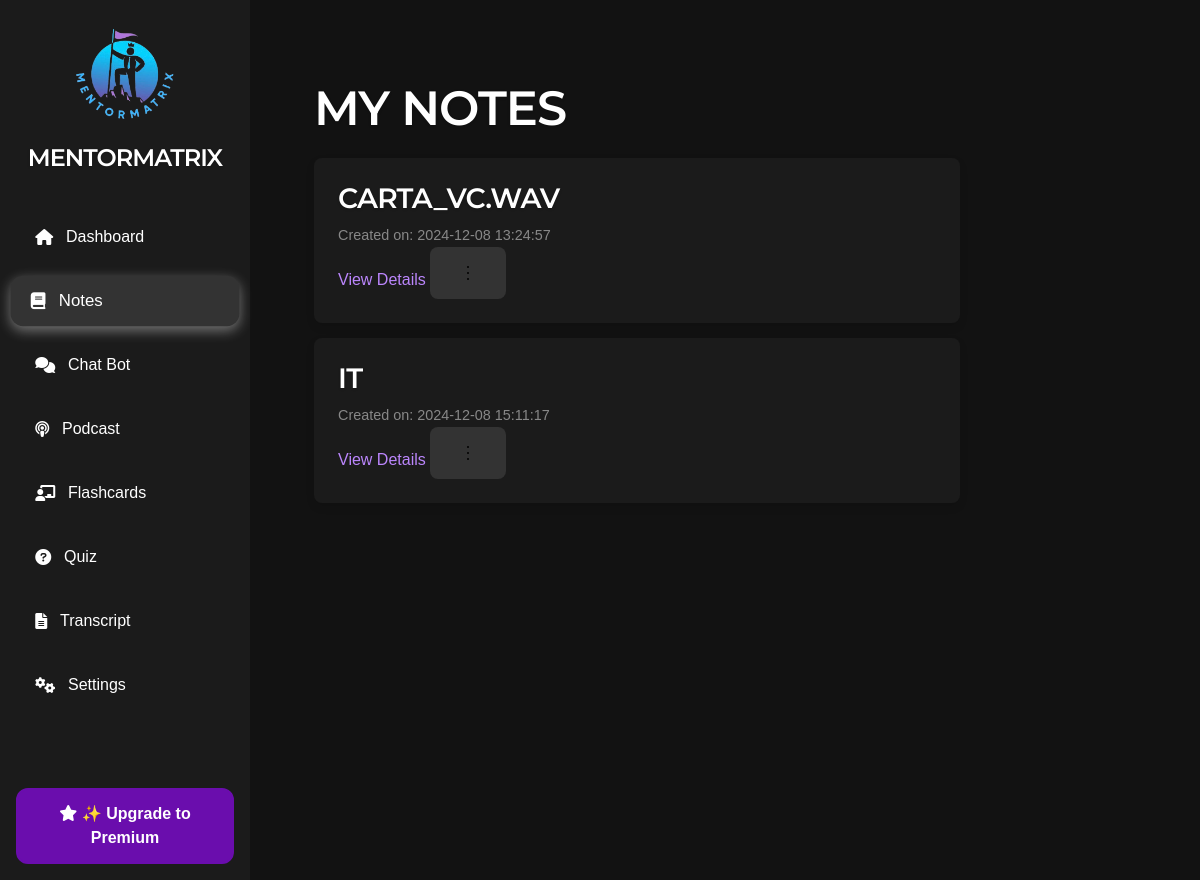
The page /notes on the database as committed earlier.
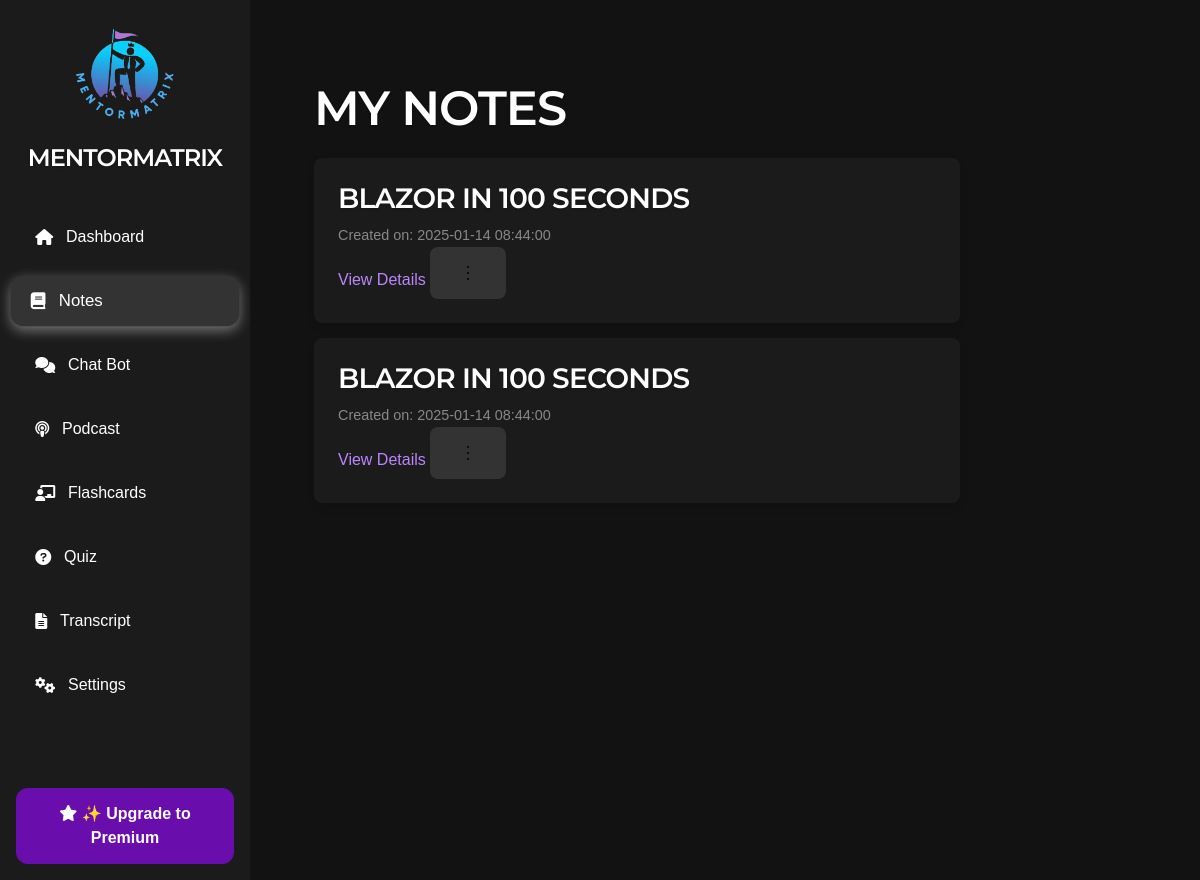
The same page on the database as committed later.
### tables this page shows
CREATE TABLE notes (
                    id INTEGER PRIMARY KEY AUTOINCREMENT,
                    transcript_id INTEGER,
                    title TEXT NOT NULL,
                    content TEXT NOT NULL,
                    created_at DATETIME DEFAULT CURRENT_TIMESTAMP,
                    updated_at DATETIME DEFAULT CURRENT_TIMESTAMP,
                    FOREIGN KEY (transcript_id) REFERENCES transcripts(id) ON DELETE CASCADE);

### routes/notes.py (the view)
@notes_blueprint.route("/notes")
def notes():
    notes_data = db.execute("""
        SELECT
            notes.id,
            notes.title AS note_title,
            notes.content AS note_content,
            notes.created_at,
            files.name AS file_name,
            files.file_type,
            files.metadata,
            transcripts.title AS transcript_title
        FROM notes
        LEFT JOIN files ON notes.transcript_id = files.transcript_id
        LEFT JOIN transcripts ON notes.transcript_id = transcripts.id
    """)
    return render_template("notes.html", notes=notes_data, current_route="notes")

### templates/notes.html (shortened to what this page needs)
{% extends "layout.html" %}
{% block other_head_stuff %}
    <link rel="stylesheet" href="{{ url_for('static', filename='css/notes.css') }}">
{% endblock %}
{% block content %}
    <div class="container">
        <div class="main-content">
            <h1>My Notes</h1>
            <ul class="notes-list">
                {% for note in notes %}
                    <li class="note-item">
                        <h2>{{ note.note_title }}</h2>
                        <small>Created on: {{ note.created_at }}</small>
                        <a href="{{ url_for('notes.view_note', note_id=note.id) }}" class="view-details-btn">View Details</a>
                        <button class="settings-btn" onclick="openNoteSettings({{ note.id }}, '{{ note.note_title | escape }}')">
                            <img src="{{ url_for('static', filename='images/three_dots.svg') }}" alt="">
                        </button>
                    </li>
                {% else %}
                    <p>No notes available. Generate one to get started!</p>
                {% endfor %}
            </ul>
        </div>
    </div>
{% endblock %}

### templates/layout.html (shortened to what this page needs)
<!DOCTYPE html>
<html lang="en">
  <head>
    <link
      rel="stylesheet"
      href="https://cdnjs.cloudflare.com/ajax/libs/font-awesome/6.0.0-beta3/css/all.min.css"
    />
    <link
      rel="stylesheet"
      href="{{ url_for('static', filename='css/tailwind.css') }}"
    />
    <link
      rel="stylesheet"
      href="{{ url_for('static', filename='css/popup.css') }}"
    />
    <link
      rel="stylesheet"
      href="{{ url_for('static', filename='css/base.css') }}"
    />
    {% block other_head_stuff %} {% endblock %}
  </head>
  <body>
    <div class="container">
      <aside class="sidebar">
        <div class="logo">
          <center>
            <img
              src="{{ url_for('static', filename='images/MentorMatrix_logo.png') }}"
              alt="MentorMatrix Logo"
              style="
                width: 120px;
                height: 120px;
                border-radius: 50%; /* Makes it a circle */
                overflow: hidden; /* Ensures contents stay within the circle */
              "
            />
            <h1>MentorMatrix</h1>
          </center>
        </div>
        <nav class="nav-links">
          <button
            class="nav-item {% if current_route == 'dashboard' %}active{% endif %}"
            onclick="redirectToPage('/dashboard')"
          >
            <i class="fas fa-home nav-icon"></i> Dashboard
          </button>
          <button
            class="nav-item {% if current_route == 'notes' %}active{% endif %}"
            onclick="redirectToPage('/notes')"
          >
            <i class="fas fa-book nav-icon"></i> Notes
          </button>
          <button
            class="nav-item {% if current_route == 'chatbot' %}active{% endif %}"
            onclick="redirectToPage('/chatbot')"
          >
            <i class="fas fa-comments nav-icon"></i> Chat Bot
          </button>
          <button
            class="nav-item {% if current_route == 'podcast' %}active{% endif %}"
            onclick="redirectToPage('/podcast')"
          >
            <i class="fas fa-podcast nav-icon"></i> Podcast
          </button>
          <button
            class="nav-item {% if current_route == 'flashcards' %}active{% endif %}"
            onclick="redirectToPage('/flashcards')"
          >
            <i class="fas fa-chalkboard-teacher nav-icon"></i> Flashcards
          </button>
          <button
            class="nav-item {% if current_route == 'quiz' %}active{% endif %}"
            onclick="redirectToPage('/quiz')"
          >
            <i class="fas fa-question-circle nav-icon"></i> Quiz
          </button>
          <button
            class="nav-item {% if current_route == 'transcript' %}active{% endif %}"
            onclick="redirectToPage('/transcript')"
          >
            <i class="fas fa-file-alt nav-icon"></i> Transcript
          </button>
          <button
            class="nav-item {% if current_route == 'settings' %}active{% endif %}"
            onclick="redirectToPage('/settings')"
          >
            <i class="fas fa-cogs nav-icon"></i> Settings
          </button>
        </nav>
        <button class="premium-button" onclick="redirectToPage('/pricing')">
          <i class="fas fa-star nav-icon"></i> ✨ Upgrade to Premium
        </button>
      </aside>
      <main class="main-content">
        {% block content %} {% endblock %}
      </main>
    </div>
  </body>
</html>

### static/css/base.css (style rules this page uses)
* { margin: 0; padding: 0; box-sizing: border-box; }
:root { --font-family: "Arial", sans-serif; --background-color: #121212; --text-color: #e0e0e0; --primary-purple: #6a0dad; --hover-purple: #5c0ab8; --active-purple: #4b0997; --hover-bg-color: #333333; --active-bg-color: #333333; --white: #ffffff; --soft-text-shadow: 0 1px 3px rgba(0, 0, 0, 0.2); }
body { font-family: var(--font-family); background-color: var(--background-color); color: var(--text-color); }
.container { display: flex; min-height: 100vh; }
.logo h1 { font-size: 1.5rem; color: #ffffff; margin: 1rem 0; }
.nav-links { flex-grow: 1; }
.nav-item { display: flex; align-items: center; color: #bbbbbb; font-size: 1rem; padding: 0.75rem 0; text-decoration: none; }
.nav-item i { margin-right: 10px; }
.nav-item.active, .nav-item:hover { color: #ffffff; background-color: #333333; border-radius: 8px; padding-left: 10px; }
.premium-button { background-color: var(--primary-purple); color: var(--white); font-size: 1rem; font-weight: 600; padding: 0.75rem 1.5rem; text-align: center; border-radius: 12px; border: 2px solid #6a0dad; cursor: pointer; margin-top: 1rem; display: inline-block; transition: all 0.3s ease-in-out; }
button { cursor: pointer; background-color: #333333; color: #ffffff; font-size: 1rem; font-weight: 500; padding: 0.75rem 1.5rem; border-radius: 8px; border: 2px solid transparent; display: inline-block; transition: all 0.3s ease; }
button, .premium-button { transition: all 0.3s ease; }
h1, h2, h3 { color: #ffffff; font-weight: 600; letter-spacing: -0.5px; text-transform: uppercase; font-family: "Montserrat", serif; line-height: 1.2; }
h1, h2, h3 { text-shadow: var(--soft-text-shadow); }
h1 { font-size: 3rem; letter-spacing: -1px; }
h2 { font-size: 2.25rem; letter-spacing: -0.75px; }
.main-content { flex-grow: 1; padding: 2rem; position: relative; }
a { color: #bb86fc; text-decoration: none; font-weight: 500; transition: color 0.3s ease-in-out, text-decoration 0.3s ease-in-out; }
.sidebar { width: 250px; background-color: #1b1b1b; padding: 1rem; display: flex; flex-direction: column; justify-content: space-between; }
.sidebar .logo h1 { font-size: 1.5rem; color: #ffffff; margin-top: 0.5rem; }
.nav-links { display: flex; flex-direction: column; gap: 1rem; margin-top: 1.5rem; }
.nav-links .nav-item { display: flex; align-items: center; padding: 0.75rem 1.2rem; border-radius: 12px; color: #fff; font-size: 1rem; background-color: transparent; border: 2px solid transparent; cursor: pointer; text-align: left; transition: background-color 0.3s, border 0.3s, box-shadow 0.3s, transform 0.2s; width: 100%; will-change: transform, background-color; }
.nav-links .nav-item.active { background-color: var(--active-bg-color); border-color: #fff; box-shadow: 0 4px 12px rgba(255, 255, 255, 0.4); transform: scale(1.05); }
.nav-links .nav-item i { margin-right: 0.8rem; }
.nav-links .nav-item { outline: none; border: none; background: none; text-decoration: none; }

### static/css/notes.css (style rules this page uses)
.notes-list { list-style-type: none; padding: 0; margin-top: 20px; }
.note-item { background-color: #1b1b1b; padding: 1.5rem; margin-bottom: 15px; border-radius: 8px; box-shadow: 0 4px 8px rgba(0, 0, 0, 0.1); transition: transform 0.3s ease; }
.note-item h2 { font-size: 1.75rem; margin-bottom: 0.5rem; }
.note-item small { display: block; font-size: 0.9rem; margin-top: 10px; color: #888; }

Rows that differ between the two databases and show on the page:
removed notes: note_title "CARTA_VC.WAV", created_at "2024-12-08 13:24:57"
removed notes: note_title "IT", created_at "2024-12-08 15:11:17"
added notes: note_title "BLAZOR IN 100 SECONDS", created_at "2025-01-14 08:44:00"
